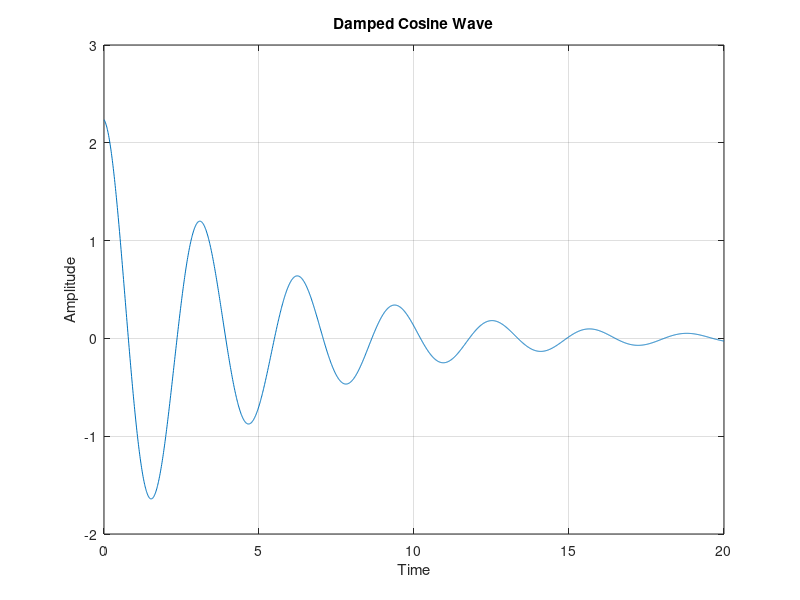

Source code (MATLAB):
t=0:0.01:20;
z=sqrt(5)*exp(-0.2*t).*cos(2*t);
plot(t,z)
grid on
xlabel('Time')
ylabel('Amplitude')
title('Damped Cosine Wave')